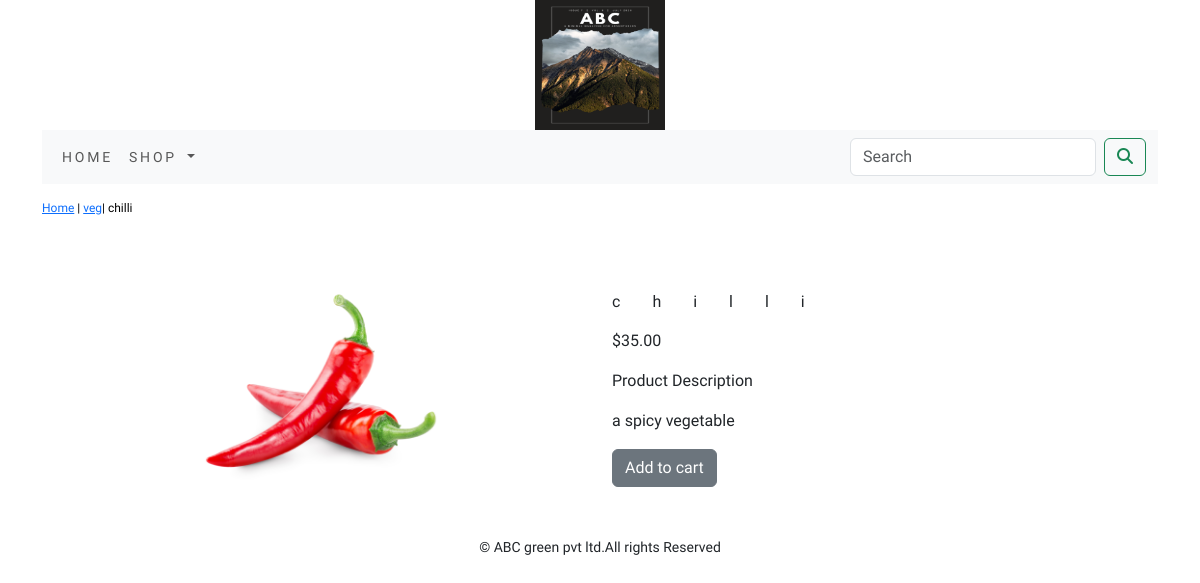
The page /shop/veg/chilli/ on the database its author committed.
### shop/models.py (models this page shows, shortened)
class Product(models.Model):
    name=models.CharField(max_length=250,unique=True)
    slug=models.SlugField(max_length=250,unique=True)
    description=models.TextField(blank=True)
    price=models.DecimalField(max_digits=10,decimal_places=2)
    category=models.ForeignKey(Category,on_delete=models.CASCADE)
    image=models.ImageField(upload_to='product',blank=True)
    stock=models.IntegerField()
    available=models.BooleanField(default=True)
    created=models.DateTimeField(auto_now_add=True)
    updated=models.DateTimeField(auto_now=True)
    class Meta:
        ordering=('name',)
        verbose_name='product'
        verbose_name_plural='products'

class Category(models.Model):
    name=models.CharField(max_length=250,unique=True)
    slug=models.SlugField(max_length=250,unique=True)
    description=models.TextField(blank=True)
    image=models.ImageField(upload_to='category',blank=True)
    class Meta:
        ordering=('name',)
        verbose_name='category'
        verbose_name_plural='categories'
    def get_url(self):
        return reverse('shop:product_by_category',args=[self.slug])
    def __str__(self):
        return  '{}'.format(self.name)

### shop/views.py (the view)
# urls.py: path('<slug:c_slug>/<slug:product_slug>/', views.proDetail,name='proDetail'),
def proDetail(request,c_slug,product_slug):
    try:
        product=Product.objects.get(category__slug=c_slug,slug=product_slug)
    except Exception as e:
        raise e
    return render(request,'product.html',{'product':product})

### cart/context_processors.py (called while the page is built)
def counter(request):
    item_count=0
    if 'admin' in request.path:
        return {}
    else:
        try:
            cart=Cart.objects.filter(cart_id=_cart_id(request))
            cart_items=CartItem.objects.all().filter(cart=cart[:1])
            for cart_item in cart_items:
                item_count +=cart_item.quantity
        except Cart.DoesNotExit:
            item_count =0
    return dict(item_count=item_count)

### cart/views.py (called while the page is built)
def _cart_id(request):
    cart=request.session.session_key
    if not cart:
        cart=request.session.create()
    return cart

### shop/context_processors.py (called while the page is built)
def menu_links(request):
    links=Category.objects.all()
    return  dict(links=links)

### templates/product.html (shortened to what this page needs)
{% extends 'base.html' %}
{% load static %}
{% block content %}
<div class="row my_prod_row_class" style="padding-top:15px;
padding-bottom:20px">
  <div class="mx_auto" style="color:#000;
font-size:12px;
text-decoration:none;">
    <p><a href="{% url 'shop:allProdCat' %}">Home</a> | <a href="{{product.category.get_url}}">{{product.category}}</a>| {{product.name}}</p>
  </div>
</div>
<div class="container">
<br>
<div class="row">
  <div class="col-12 col-sm-12 col-md-12 col-lg-6 text-center">
    <div style="min-width:18rem">
      <img src="{{product.image.url}}" alt="{{product.name}}" style="width:45%;height:50%;">
    </div>
  </div>
<br><br>
    <div class="col-12 col-sm-12 col-md-12 col-lg-6">
      <div>
      <h1 class="my_prod_title" style="font-size:16px;
text_transform:uppercase;
letter-spacing:2em;
padding-top:15px;
padding-bottom:10px;">{{product.name}}</h1>
      <p>${{product.price}}</p>
      <p class="my_title">Product Description</p>
      <p class="text-justify my_prod_text" style="padding-right:20px;">{{product.description}}</p>
        {% if product.stock <= 0 %}
      <p class="text-justify my_prod_text" style="padding-right:20px;"><b>Out of stock</b></p>
      {% else %}
      <a class="btn btn-secondary" href="{% url 'cart:add_cart' product.id %}">Add to cart</a>
      {% endif %}
    </div>
  </div>
  </div>
</div>
{% endblock %}

### templates/base.html (style rules this page uses)
body { font-family: 'Phudu', cursive; }

### rows shown on the page
Product: category "veg", name "chilli", image (picture), price "35.00", description "a spicy vegetable"
